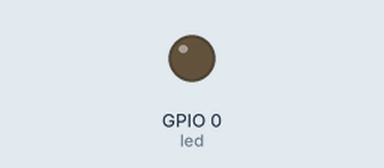
This program was run on a simulated ESP32 board running MicroPython. Shown: output pins drawn as LEDs (lit = HIGH).

Above: at 0.15 s.
Timing chart, 0 to 1.6 s (numbered marks = the images above):
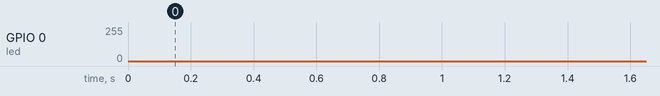

The program:

main.py
```python
# (licence header left out)
# 呼吸灯，GPIO0 接LED正极.
import time
from machine import Pin, PWM


# 创建 LED 控制对象.
led = PWM(Pin(0), freq=1000)

while True:
    # 渐亮.
    for i in range(0, 1024):
        led.duty(i)
        time.sleep_ms(1)

    # 渐暗.
    for i in range(1023, 0, -1):
        led.duty(i)
        time.sleep_ms(1)
```
